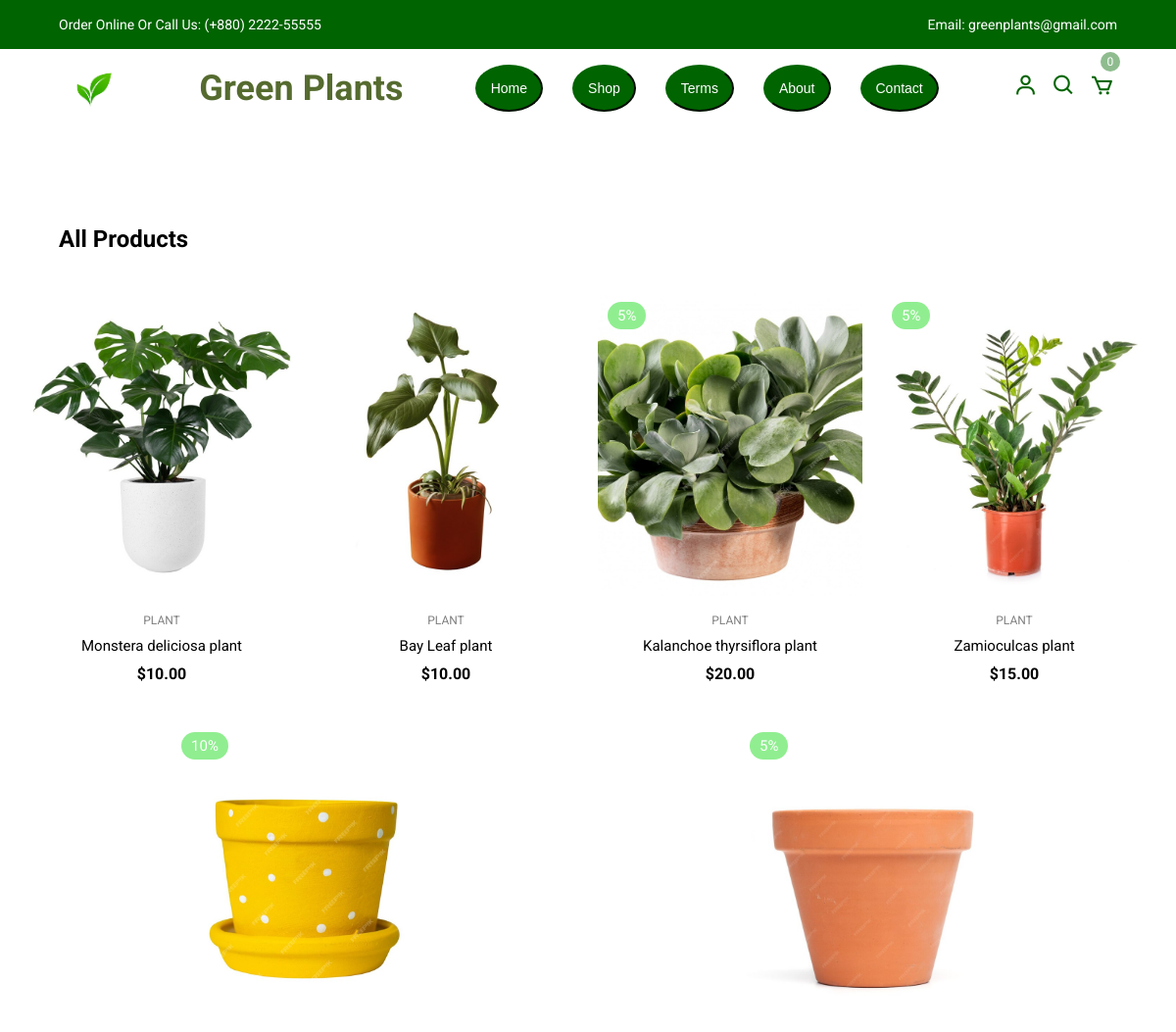
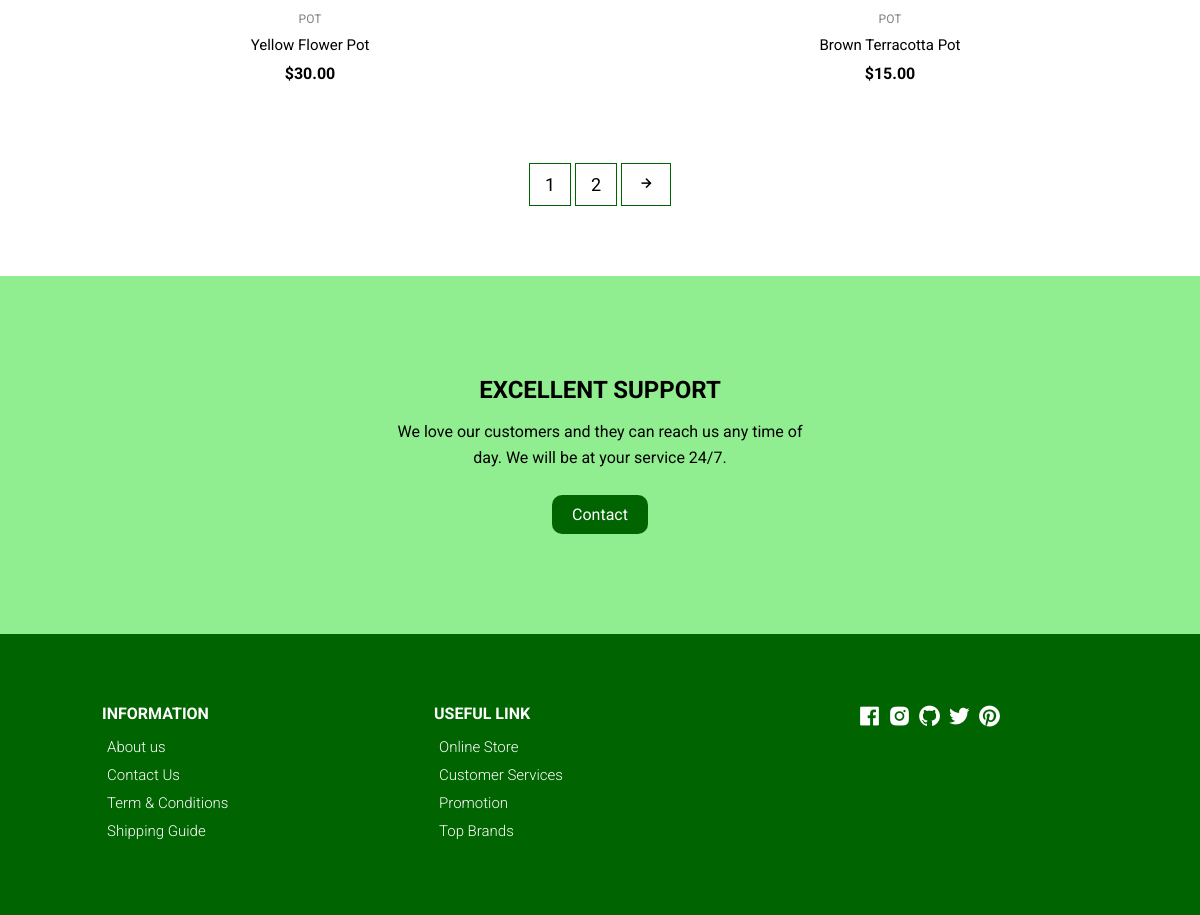
The app's page /product/ with its own data (2 pictures, top to bottom).
### gpp/models.py (models this page shows, shortened)
class Product(models.Model):
    name = models.CharField(max_length=200)
    description = models.TextField(blank=True)
    price = models.DecimalField(max_digits=10, decimal_places=2)
    category = models.ForeignKey(Category, on_delete=models.CASCADE, related_name="products")
    stock = models.PositiveIntegerField()
    created_at = models.DateTimeField(auto_now_add=True)
    image = models.ImageField(null=True, blank=True)  # Dynamic image field
    discount = models.IntegerField(null=True, blank=True)

class Category(models.Model):
    name = models.CharField(max_length=200)
    description = models.TextField(blank=True)

### gpp/views.py (the view)
# urls.py: path('product/', views.product, name="product"),
def product(request):
    if request.user.is_authenticated:
        customer = request.user.customer
        order, created = Order.objects.get_or_create(customer=customer, complete=False)
        items = order.orderitem_set.all()
        cartItems = order.get_cart_items
    else:
        items = []
        order= {'shipping': True}
        cartItems = 0  # Default value when the user is not authenticated
    products = Product.objects.filter(id__in=[1, 2, 3, 4, 5, 6])  # Fetch first 6 products
    context = {'products': products, 'cartItems': cartItems, 'items': items, 'order': order}
    return render(request, 'webpages/product.html', context)

### gpp/templates/webpages/product.html (shortened to what this page needs)
{% extends "base.html" %}
{% load static %}
  {% block content %}
    <section class="section all-products" id="products">
      <div class="top container">
        <h1>All Products</h1>
      </div>
      <div class="product-center container">
        {% for product in products %}
        <div class="product-item">
            <div class="overlay">
                <a href="{% url 'product_details' product.id %}" class="product-thumb">
                    <img src="{{ product.image.url }}">
                </a>
                {% if product.discount %}
                <span class="discount">{{ product.discount }}%</span>
                {% endif %}
            </div>
            <div class="product-info">
                <span>{{ product.category.name|upper }}</span>
                <a href="{% url 'product_details' product.id %}">{{ product.name }}</a>
                <h4>${{ product.price }}</h4>
            </div>
            <ul class="icons">
            </ul>
        </div>
        {% endfor %}
      </div>
    </section>
    <section class="pagination">
      <div class="container">
        <a href="{% url 'product' %}"><span>1</span></a> <a href="{% url 'product2' %}"><span>2</span></a>
        <a href="{% url 'product2' %}">
        <span><i class="bx bx-right-arrow-alt"></i></span></a>
      </div>
    </section>
    {% endblock %}

### gpp/templates/base.html (shortened to what this page needs)
<!DOCTYPE html>
{% load static %}
<html lang="en">
  <head>
    <link href="https://unpkg.com/boxicons@2.0.7/css/boxicons.min.css" rel="stylesheet">
    <link rel="stylesheet" type="text/css" href="{% static 'css/styles.css' %}">
  </head>
  <body>
    <header class="header" id="header">
      <div class="top-nav">
        <div id="phone" class="container d-flex">
          <p>Order Online Or Call Us: (+880) 2222-55555</p>
          <br />
          <p>Email: greenplants@gmail.com</p>
        </div>
      </div>
      <div class="navigation">
        <div class="nav-center container d-flex">
        <img class=logo-pic src="{% static 'images/logo.jpg' %}" alt="Green Plants Logo">
        <a class="logo"><h1>Green Plants</h1></a>
          <ul class="nav-list d-flex">
            <li class="nav-item">
             <a href="{% url 'index' %}">
              <button  class="nav-link">Home</button>
              </a>
            </li>
            <li class="nav-item">
            <a href="{% url 'index' %}#category">
              <button class="nav-link" >Shop</button>
              </a>
            </li>
            <li class="nav-item">
                <a href="{% url 'terms' %}">
            <button  class="nav-link">Terms</button>
            </a>
            </li>
            <li class="nav-item">
                <a href="{% url 'about' %}">
              <button  class="nav-link">About</button>
            </a>
            </li>
            <li class="nav-item">
            <a href="#contact">
              <button  class="nav-link">Contact</button>
            </a>
            </li>
          </ul>
          <div class="icons d-flex">
            <a href="{% url 'login' %}" class="icon">
              <i class="bx bx-user"></i>
            </a>
            <div class="icon">
            <a href="{% url 'index' %}#category" class="icon">
              <i class="bx bx-search"></i>
            </a>
            </div>
            <a href="{% url 'cart' %}" class="icon">
              <i class="bx bx-cart"></i>
              <span class="d-flex">
                <p id="cart-total">{{cartItems}}</p>
              </span>
            </a>
          </div>
        </div>
      </div>
    <div >
        {% block content %}{% endblock %}
    </div>
    </header>
     <section class="section contact">
      <div id="contact" class="row" style="text-align: center; display: flex; flex-direction: column; align-items: center;">
        <div class="col" style="max-width: 600px; margin: 0 auto;">
          <h2>EXCELLENT SUPPORT</h2>
          <p style="margin: 10px auto; text-align: center; line-height: 1.6;">We love our customers and they can reach us any time
            of day. We will be at your service 24/7.
          </p>
          <a href="#phone" class="btn btn-1" style="display: inline-block; margin-top: 15px;">Contact</a>
        </div>
      </div>
    </section>
    <footer class="footer">
      <div class="row">
        <div class="col d-flex">
          <h4>INFORMATION</h4>
          <a href="{% url 'about' %}">About us</a>
          <a href="#phone">Contact Us</a>
          <a href="{% url 'terms' %}#terms">Term & Conditions</a>
          <a href="{% url 'terms' %}#shippingguide">Shipping Guide</a>
        </div>
        <div class="col d-flex">
          <h4>USEFUL LINK</h4>
          <a href="{% url 'index' %}#category">Online Store</a>
          <a href="#phone">Customer Services</a>
          <a href="{% url 'index' %}#promotion">Promotion</a>
          <a href="{% url 'index' %}#topbrands">Top Brands</a>
        </div>
        <div class="col d-flex">
          <span><i class='bx bxl-facebook-square'></i></span>
          <span><i class='bx bxl-instagram-alt' ></i></span>
          <span><i class='bx bxl-github' ></i></span>
          <span><i class='bx bxl-twitter' ></i></span>
          <span><i class='bx bxl-pinterest' ></i></span>
        </div>
      </div>
    </footer>
  </body>
</html>

### static/css/styles.css (style rules this page uses)
*, *::before, *::after { margin: 0; padding: 0; box-sizing: inherit; }
html { box-sizing: border-box; font-size: 62.5%; }
body { font-family: 'Roboto', sans-serif; font-size: 1.6rem; background-color: white; color: black; font-weight: 400; font-style: normal; }
a { text-decoration: none; color: black; }
li { list-style: none; }
.container { max-width: 114rem; margin: 0 auto; padding: 0 3rem; }
.d-flex { display: flex; align-items: center; }
.header { position: relative; min-height: 100vh; overflow-x: hidden; }
.top-nav { background-color: darkgreen; font-size: 14px; color: white; }
.top-nav div { justify-content: space-between; height: 50px; }
.navigation { height: 80px; line-height: 80px; }
.nav-center { justify-content: space-between; }
.logo-pic { height: 70px; width: 70px; margin-right: 0px; }
.logo { color:darkolivegreen; font-size: 18px; margin-right: 0px; }
.nav-center .nav-item:not(:last-child) { margin-right: 30px; }
.nav-center .nav-link { font-size: 14px; padding: 14px; border-radius: 60%; background-color: darkgreen; color: white; border-color: darkgreen; transition: transform 0.15s, opacity 0.15s; }
.icon { cursor: pointer; font-size: 25px; padding: 0 3px; color:darkgreen; position: relative; transition: transform 0.15s, opacity 0.15s; }
.icon:not(:last-child) { margin-right: 5px; }
.icon span { position: absolute; top: 3px; right: -3px; background-color: darkseagreen; color: white; border-radius: 50%; font-size: 12px; height: 20px; width: 20px; justify-content: center; }
.section { padding: 100px 0 10px 0; overflow: hidden; }
.product-center { display: flex; align-items: center; justify-content: center; flex-wrap: wrap; max-width: 120rem; margin: 0 auto; padding: 0 2rem; }
.product-item { position: relative; width: 27rem; margin: 0 auto; margin-bottom: 3rem; }
.product-thumb img { width: 100%; height: 31rem; object-fit: cover; transition: all 500ms linear; }
.product-info { padding: 1rem; text-align: center; }
.product-info span { display: inline-block; font-size: 1.2rem; color: grey; margin-bottom: 1rem; }
.product-info a { font-size: 1.5rem; display: block; margin-bottom: 1rem; transition: all 300ms ease; }
.product-item .icons { position: absolute; left: 50%; top: 35%; transform: translateX(-50%); display: flex; align-items: center; }
.product-item .overlay { position: relative; overflow: hidden; cursor: pointer; width: 100%; }
.product-item .overlay::after { content: ''; position: absolute; top: 0; left: 0; width: 100%; height: 100%; background-color: rgba(0, 0, 0, 0.5); visibility: hidden; opacity: 0; transition: 300ms ease-out; }
.product-item .discount { position: absolute; top: 1rem; left: 1rem; background-color: lightgreen; padding: 0.5rem 1rem; color: white; border-radius: 2rem; font-size: 1.5rem; }
.contact { background-color: lightgreen; color: varblack; padding: 10rem 20rem; }
.contact .row { display: grid; grid-template-columns: 1fr 1fr; align-items: center; }
.contact .row .col h2 { margin-bottom: 1.5rem; }
.contact .row .col p { width: 70%; margin-bottom: 2rem; }
.btn-1 { background-color: darkgreen; color: white; display: inline-block; border-radius: 1rem; padding: 1rem 2rem; }
.footer { padding: 7rem 1rem; background-color: darkgreen; }
footer .row { display: grid; grid-template-columns: 1fr 1fr 1fr; max-width: 99.6rem; margin: 0 auto; }
.footer .col { flex-direction: column; color: white; align-items: flex-start; }
.footer .col:last-child { flex-direction: row; justify-content: center; }
.footer .col:last-child span { font-size: 2.5rem; margin-right: 0.5rem; color: white; }
.footer .col a { color: white; font-size: 1.5rem; padding: 0.5rem; font-weight: 300; }
.footer .col h4 { margin-bottom: 1rem; }
.section .top { display: flex; align-items: center; justify-content: space-between; margin-bottom: 4rem; }
.pagination { display: flex; align-items: center; padding: 3rem 0 5rem 0; }
.pagination span { display: inline-block; padding: 1rem 1.5rem; border: 1px solid darkgreen; font-size: 1.8rem; margin-bottom: 2rem; cursor: pointer; transition: all 300ms ease-in-out; }

### records on screen
Product: image (picture), category.name "PLANT", name "Monstera deliciosa plant", price "10.00"
Product: image (picture), category.name "PLANT", name "Bay Leaf plant", price "10.00"
Product: image (picture), discount "5", category.name "PLANT", name "Kalanchoe thyrsiflora plant", price "20.00"
Product: image (picture), discount "5", category.name "PLANT", name "Zamioculcas plant", price "15.00"
Product: image (picture), discount "10", category.name "POT", name "Yellow Flower Pot", price "30.00"
Product: image (picture), discount "5", category.name "POT", name "Brown Terracotta Pot", price "15.00"

### other values on screen
{{ cartItems }} "0"
